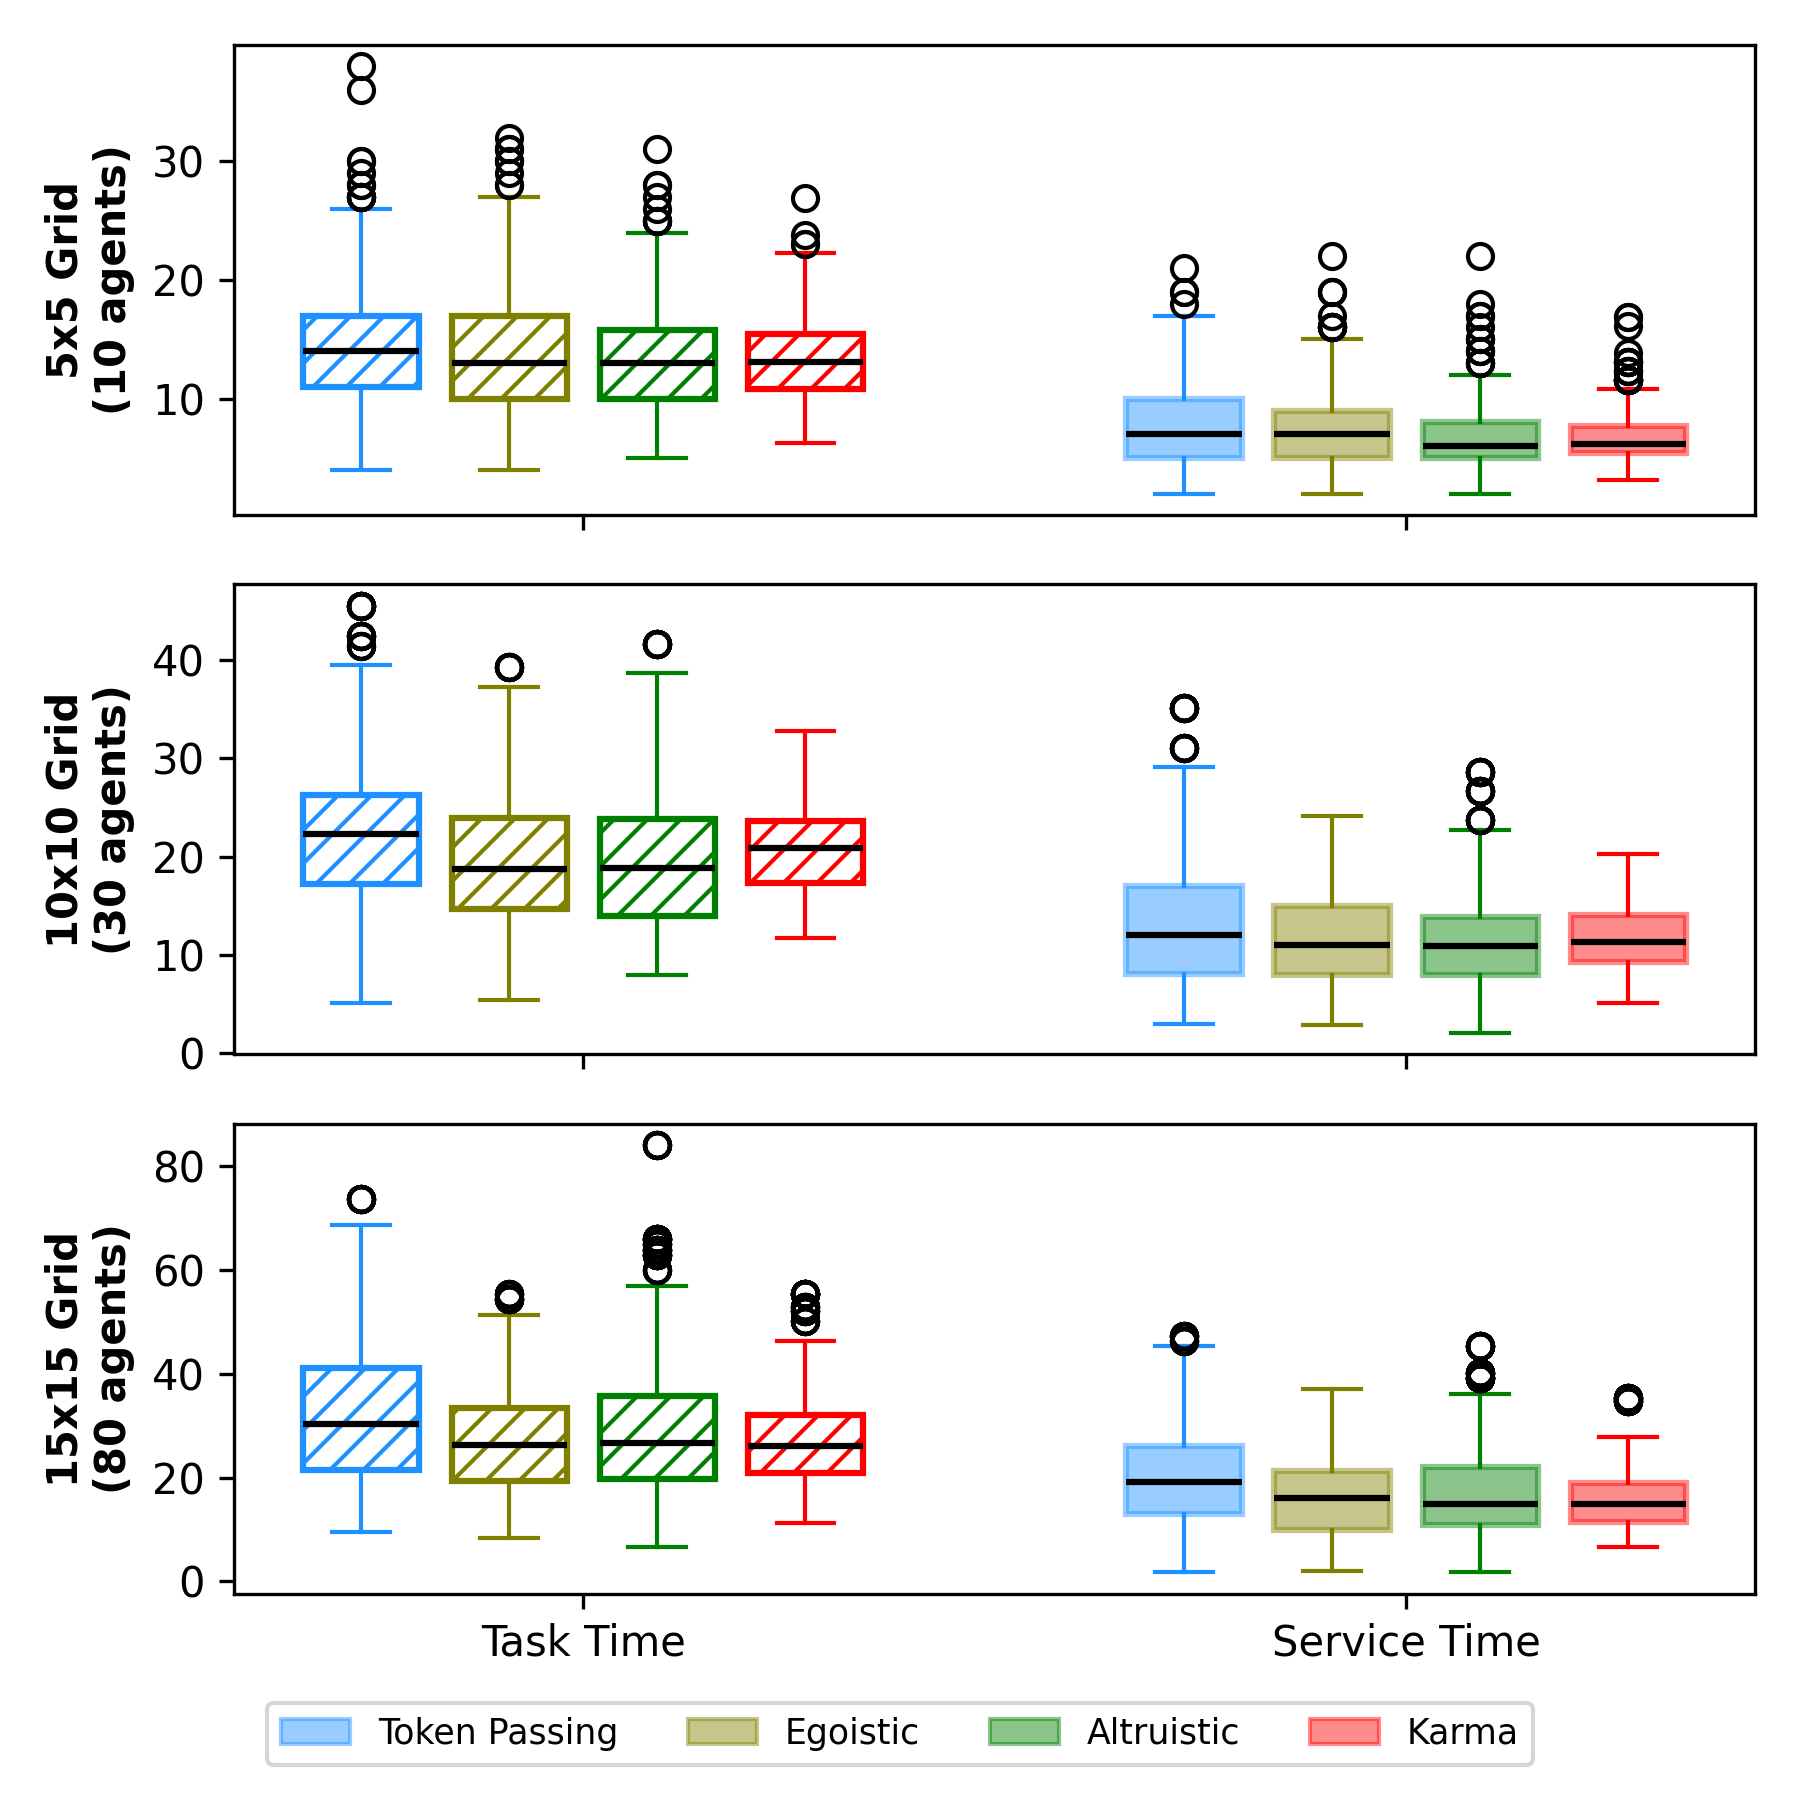

Generate this figure with Python:
import matplotlib.pyplot as plt
from matplotlib.patches import Patch

folder = "../logs_kevin/"

controller_file_names = [
    "DECENTRALIZED_RESPECT",
    "DECENTRALIZED_NEGOTIATE_EGOISTIC",
    "DECENTRALIZED_NEGOTIATE_ALTRUISTIC",
    "DECENTRALIZED_NEGOTIATE_TRIP_KARMA",
]

controller_labels = [
    "Token Passing",
    "Egoistic",
    "Altruistic",
    "Karma",
]

controller_colors = [
    "dodgerblue",
    "olive",
    "green",
    "red",
]

def load_time_values(ftype, controller, grid_size, n_agents):
    file_path = f"{folder}{ftype}_{controller}_{grid_size}_{n_agents}.txt"
    with open(file_path, "r") as file:
        values = [float(value) for value in file.read().splitlines() if value.strip()]
    return values


def load_grid_data(grid_size, n_agents):
    return {
        "service_times": [
            load_time_values("all_service_times", controller, grid_size, n_agents)
            for controller in controller_file_names
        ],
        "task_times": [
            load_time_values("all_task_times", controller, grid_size, n_agents)
            for controller in controller_file_names
        ],
    }


def style_boxplot(boxplot, colors, face_mode):
    for patch, color in zip(boxplot["boxes"], colors):
        patch.set_edgecolor(color)
        patch.set_linewidth(1.5)
        if face_mode == "filled":
            patch.set_facecolor(color)
            patch.set_alpha(0.45)
        else:
            patch.set_facecolor("white")
            patch.set_alpha(1.0)
            patch.set_hatch("///")

    for whisker, color in zip(boxplot["whiskers"], [color for color in colors for _ in range(2)]):
        whisker.set_color(color)
    for cap, color in zip(boxplot["caps"], [color for color in colors for _ in range(2)]):
        cap.set_color(color)
    for median in boxplot["medians"]:
        median.set_color("black")
        median.set_linewidth(1.5)


def plot_paired_boxplots(ax, grid_label, grid_data, xlabel=False, show_xtick_labels=True):
    distribution_positions = [1, 2]
    offsets = [-0.27, -0.09, 0.09, 0.27]
    task_positions = [distribution_positions[0] + offset for offset in offsets]
    service_positions = [distribution_positions[1] + offset for offset in offsets]

    task_boxplot = ax.boxplot(
        grid_data["task_times"],
        positions=task_positions,
        widths=0.14,
        patch_artist=True,
        manage_ticks=False,
    )
    service_boxplot = ax.boxplot(
        grid_data["service_times"],
        positions=service_positions,
        widths=0.14,
        patch_artist=True,
        manage_ticks=False,
    )

    style_boxplot(task_boxplot, controller_colors, "hatched")
    style_boxplot(service_boxplot, controller_colors, "filled")

    ax.set_ylabel(grid_label, fontweight="bold")
    ax.set_xticks(distribution_positions)
    if show_xtick_labels:
        ax.set_xticklabels(["Task Time", "Service Time"])
    else:
        ax.set_xticklabels([])
    # if xlabel:
    #     ax.set_xlabel("Distribution", fontweight="bold")
    ax.margins(x=0.05)


data_5 = load_grid_data("5", "10")
data_10 = load_grid_data("10", "30")
data_15 = load_grid_data("15", "80")


fig = plt.figure(figsize=(6.0, 8.0))

plot_paired_boxplots(
    plt.subplot(3, 1, 1),
    "5x5 Grid\n(10 agents)",
    data_5,
    show_xtick_labels=False,
)
plot_paired_boxplots(
    plt.subplot(3, 1, 2),
    "10x10 Grid\n(30 agents)",
    data_10,
    show_xtick_labels=False,
)
plot_paired_boxplots(plt.subplot(3, 1, 3), "15x15 Grid\n(80 agents)", data_15, xlabel=True)

legend_handles = [
    Patch(facecolor=color, edgecolor=color, alpha=0.45, label=label)
    for color, label in zip(controller_colors, controller_labels)
]
fig.legend(
    handles=legend_handles,
    loc="lower center",
    bbox_to_anchor=(0.5, 0.01),
    ncol=4,
    fontsize="small",
)

plt.tight_layout(rect=[0.0, 0.05, 1.0, 1.0])
plt.savefig("Figure_2.png", dpi=300)
plt.show()
